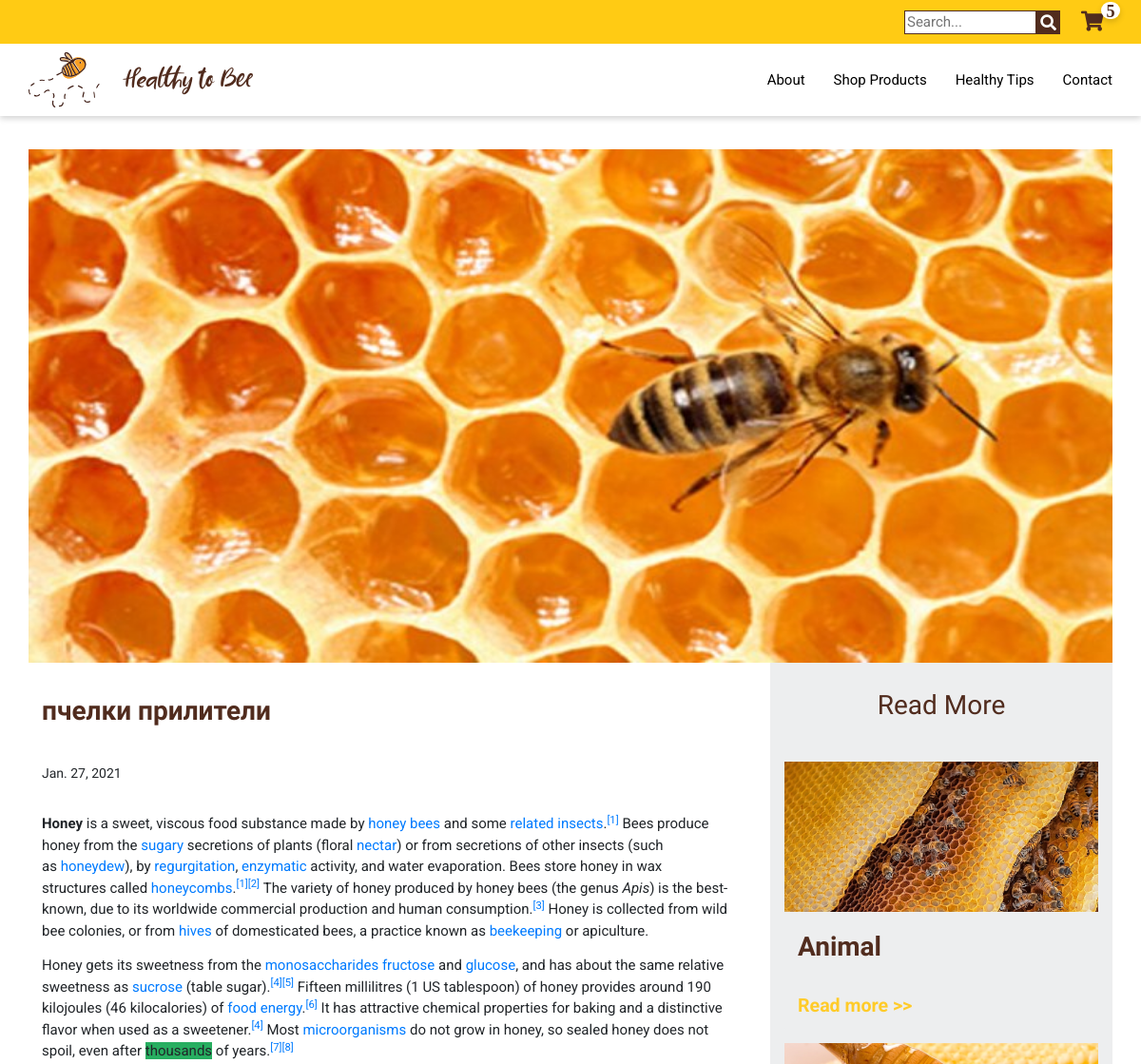
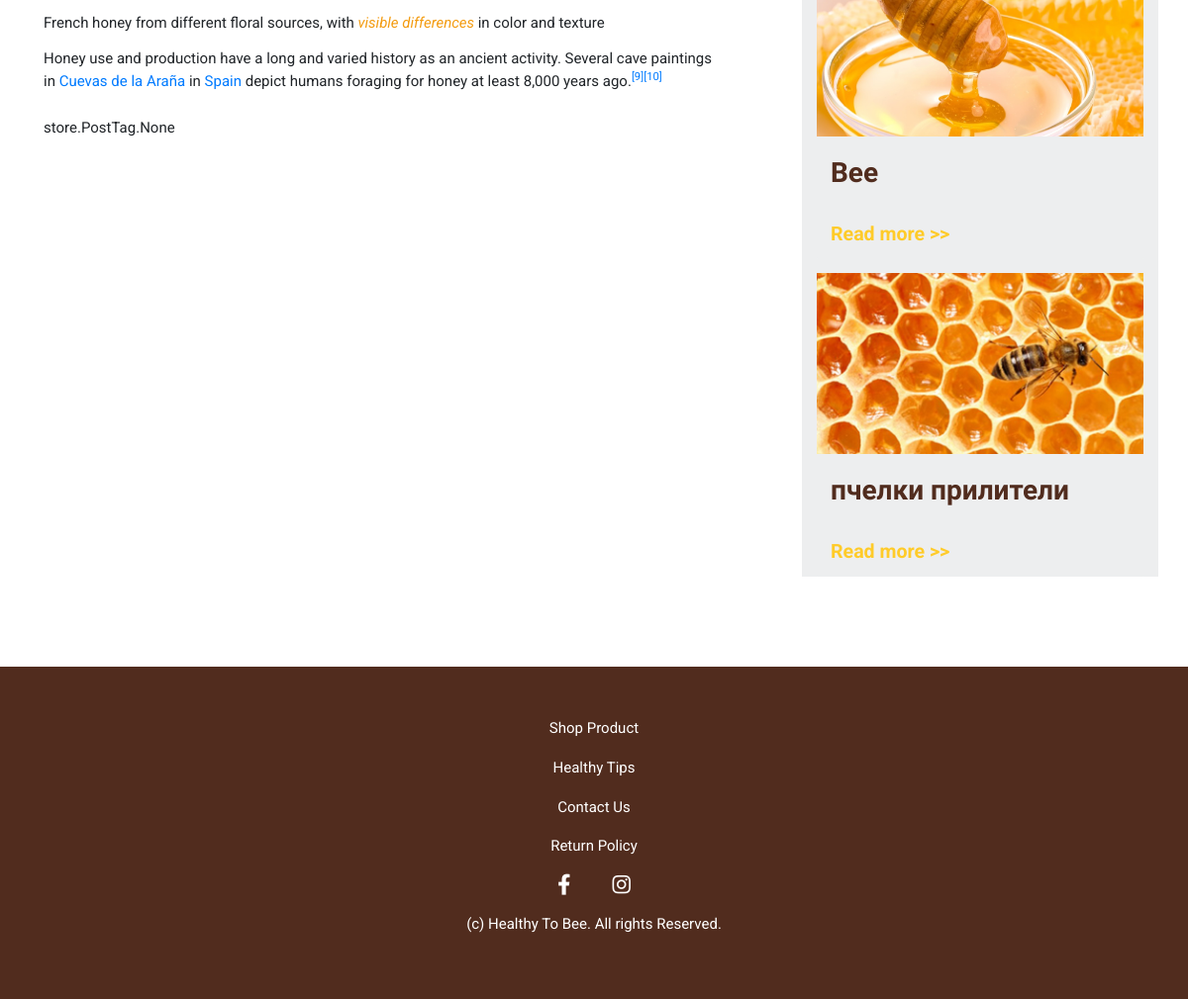
Page /post/pchelki-priliteli on the earlier database version (2 pictures, top to bottom).
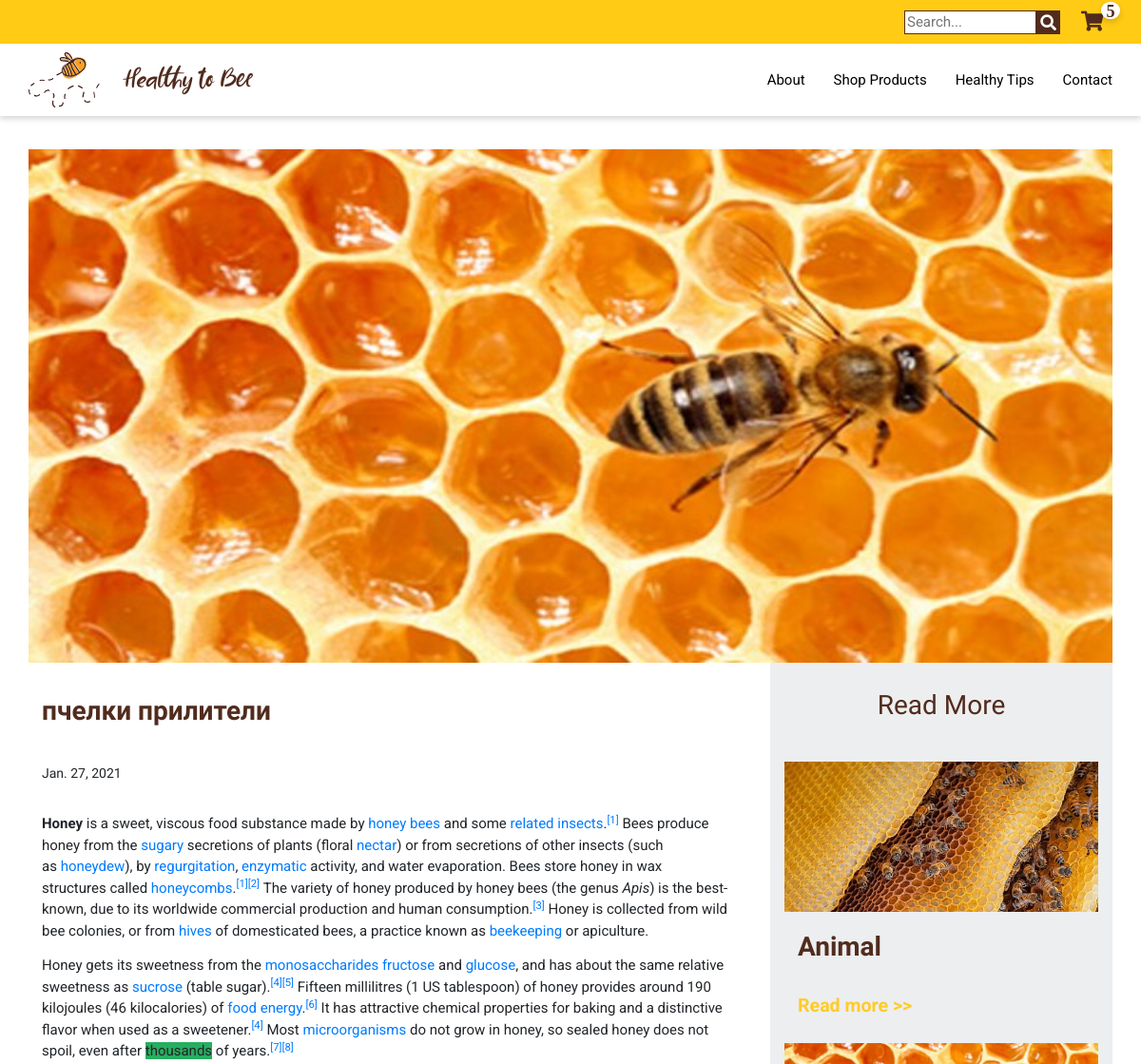
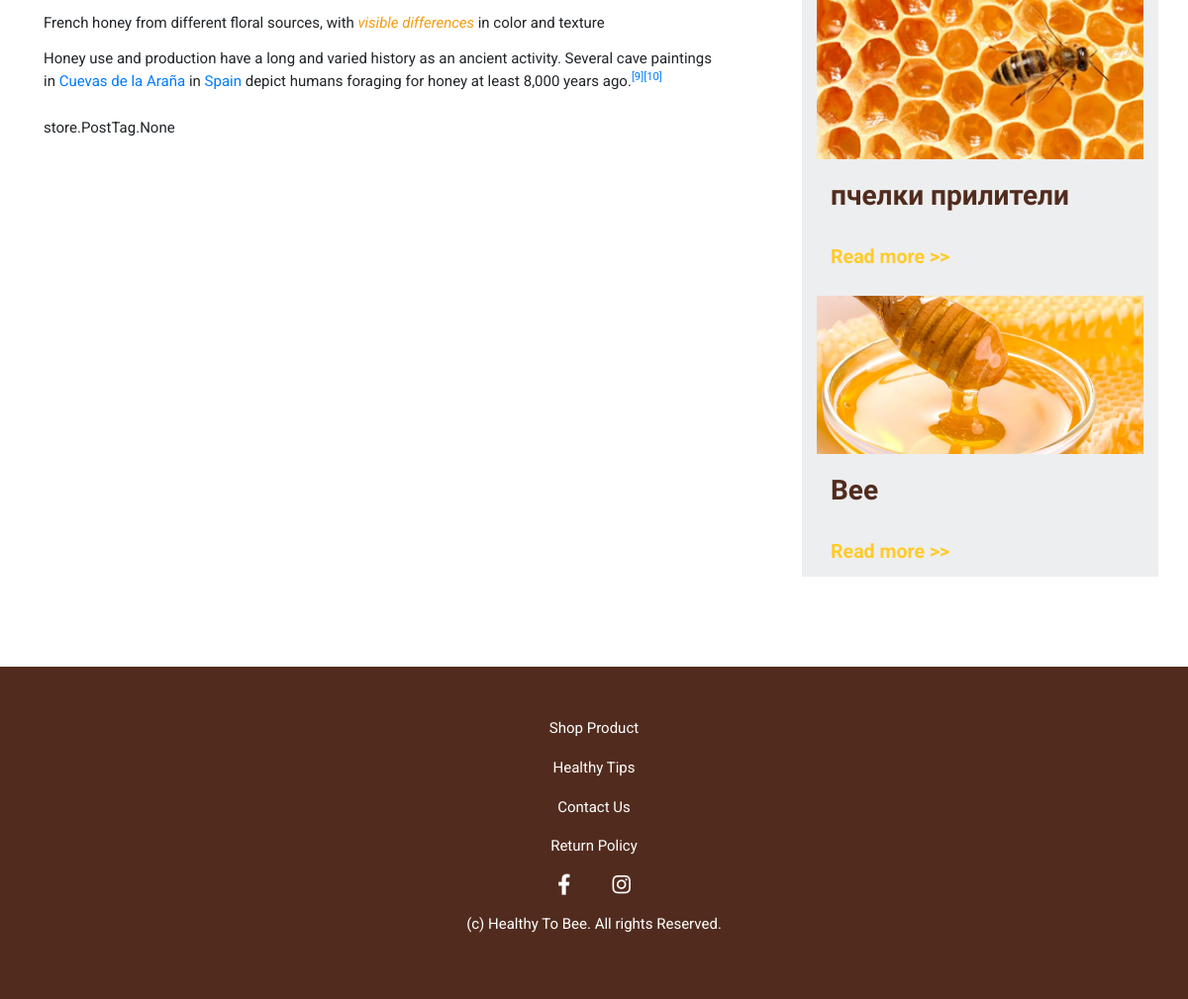
Same page on the later database version (2 pictures, top to bottom).
### store/models.py (models this page shows, shortened)
class Post(models.Model):
    title = models.CharField(max_length=100)
    slug = models.SlugField(max_length=100, verbose_name='Title', unique=True)
    created_at = models.DateTimeField(auto_now_add=True)
    author = models.CharField(max_length=100)
    content = models.TextField(blank=True)
    first_photo = models.ImageField(upload_to='photo/%Y/%m/%d', verbose_name='main photo')
    views = models.IntegerField(default=0)
    tags = models.ManyToManyField(PostTag, related_name='posts')
    as_published = models.BooleanField(default=False)
    class Meta:
        ordering = ['-created_at']
        verbose_name = 'Post'
        verbose_name_plural = 'Posts'

### store/views.py (the view)
# urls.py: path('post/<str:slug>', GetPost.as_view(), name='post'),
class GetPost(DetailView):
    model = Post
    template_name = 'store/blog.html'
    context_object_name = 'post'
    def get_context_data(self, **kwargs):
        context = super().get_context_data(**kwargs)
        self.object.views = F('views') + 1
        self.object.save()
        self.object.refresh_from_db()
        return context

### store/models.py (called while the page is built)
    def get_absolute_url(self):
        return reverse('category', kwargs={"slug": self.slug})

### store/templatetags/show_categories.py (called while the page is built)
@register.inclusion_tag('store/categories.html')
def show_categories(menu_class='submenu'):
    categories = Category.objects.all()
    return {'categories': categories, "menu_class": menu_class}

### store/templatetags/show_top_tips.py (called while the page is built)
@register.inclusion_tag('store/top_tips.html')
def show_top_tips(cnt=3):
    posts = Post.objects.order_by('-views')[:cnt]
    return {'posts': posts}

### store/templates/store/blog.html
{% extends 'base.html' %}
{% load static %}
{% block content %}
{% load show_top_tips%}
<section id="section_blog">
    <div class="wrapper">
        <div class="card-img">
            <img align="center" src="{{post.first_photo.url}}" class="img-fluid blog_img">
        </div>
        <div class="row">
            <div class="col-lg-8 col-md-12 col-sm-12">
                <div id="blog_left" class="blog">
                    <div class="container">
                        <div class="row">
                            <div class="card">
                                <div class="card-body">
                                    <h1 class="card-title default_brown ">{{post.title}}</h1>
                                    <h4>{{post.created_at|date}}</h4>
                                    <p class="card-text">
                                        {{post.content|safe}}
                                    </p>
                                </div>
                                <div class="card-footer">
                                    {{post.tags}}
                                </div>
                            </div>
                        </div>
                    </div>
                </div>
            </div>
            {% show_top_tips %}
        </div>
    </div>
</section>
</div>
{% endblock %}

### store/templates/store/top_tips.html
{% load static%}
<div class="col-lg-4 col-md-12 col-sm-12">
    <div id="blog_right" class="blog">
        <div class="container">
            <h1 class="text-center default_brown">Read More</h1>
            <div class="row">
                <div class="col-lg-12 col-md-6 col-sm-12">
                    {% for post in posts %}
                    <div class="card">
                        <div class="card-img">
                            <img align="center" src="{{post.first_photo.url}}" class="img-fluid">
                        </div>
                        <div class="card-body default_grey_bg">
                            <h3 class="card-title default_brown">{{post.title}}</h3>
                        </div>
                        <div class="card-footer default_grey_bg">
                            <a href="{% url 'blog'  %}" class="link_text  default_yellow">Read more
                                >></a>
                        </div>
                    </div>
                    {% endfor %}
                </div>
            </div>
        </div>
    </div>
</div>

Differences in the rows shown:
changed Post "пчелки прилители": moves up the list
